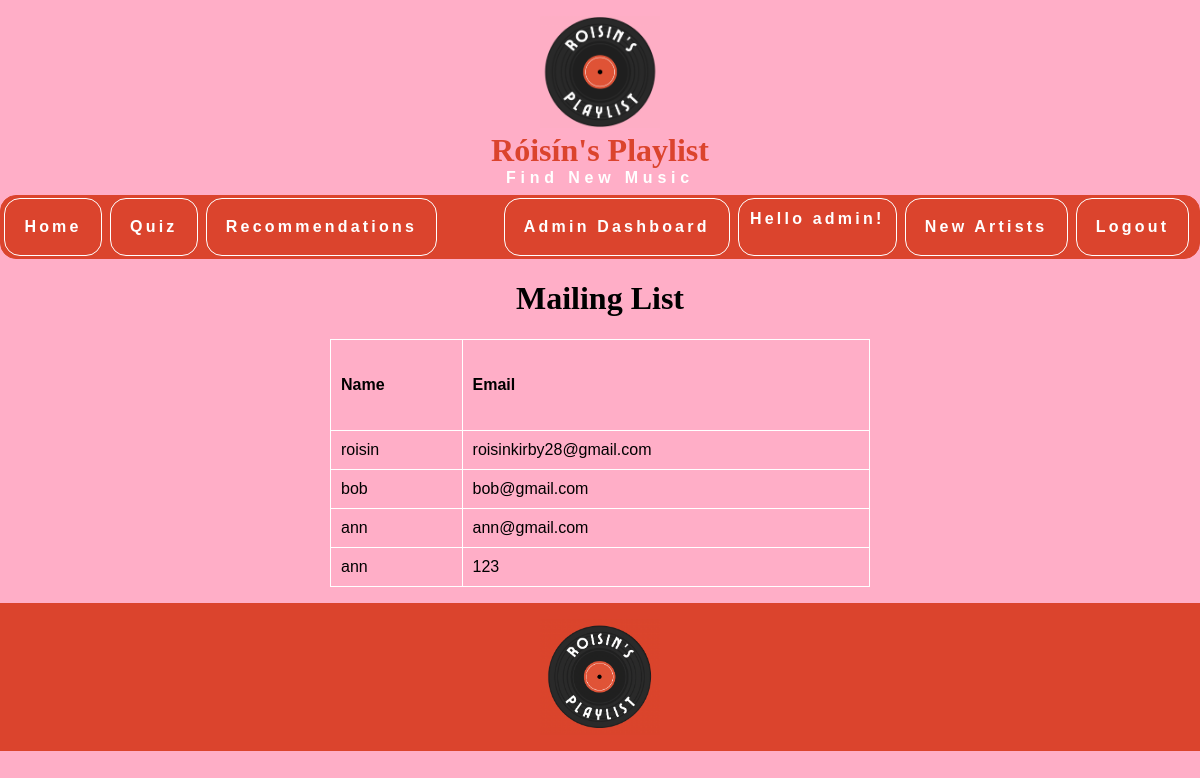
Screenshot of /view_mailinglist (signed in) with the database file from the repository.
### tables this page shows
CREATE TABLE mailinglist
( id  INTEGER PRIMARY KEY AUTOINCREMENT,
name TEXT NOT NULL,
email  TEXT NOT NULL);

### ca1/app.py (the view)
@app.route("/view_mailinglist")
@admin_required
def view_mailinglist():
    db = get_db()
    emails= db.execute("""SELECT * FROM mailinglist;""").fetchall()
    return render_template("view_mailinglist.html", emails=emails)

### ca1/app.py (called while the page is built)
@app.before_request
def load_logged_in_user():
    g.user= session.get("user_id", None)

def admin_required(view):
    @wraps(view)
    def wrapped_view(**kwargs):
        if g.user != "admin":
            return redirect(url_for("login"))
        if g.user is None:
            return redirect(url_for("login"))
        return view(**kwargs)
    return wrapped_view

### ca1/database.py (called while the page is built)
def get_db():
    if "db" not in g:
        g.db = sqlite3.connect(DATABASE,
            detect_types=sqlite3.PARSE_DECLTYPES
        )
        g.db.row_factory = sqlite3.Row
    return g.db

### ca1/templates/view_mailinglist.html
{% extends "base.html" %}
{% block main_content %}
<main>
<h1>Mailing List</h1>
<table>
    <tr>
        <th>Name</th>
        <th>Email</th>
    </tr>
    {% for email in emails %}
        <tr>
            <td>{{ email["name"] }} </td>
            <td>{{ email["email"] }} </td>
        </tr>
{% endfor %}
</table>
</main>
{% endblock %}

### ca1/static/styles.css (style rules this page uses)
:root { font-size: 16px; font-family: 'Overpass', sans-serif; --bgcolor: #FFAEC7; --main-color:#DB442D; --alt-color:white; }
html { background-color: var(--bgcolor); }
body { background-color: var(--bgcolor); margin: 0; }
main h1 { text-align: center; font-family: 'PT Serif', serif; }
table { border: 1px solid white; border-radius: 1rem; border-collapse: collapse; margin-left: auto; margin-right: auto; width: 45%; margin-bottom: 1rem; }
th { height: 70px; }
table, th, td { border: 1px solid white; border-radius: 1rem; }
th, td { padding: 10px; text-align: left; }

### rows the page displays
mailinglist: name "roisin", email "roisinkirby28@gmail.com"
mailinglist: name "bob", email "bob@gmail.com"
mailinglist: name "ann", email "ann@gmail.com"
mailinglist: name "ann", email "123"

### other values shown
{{ g.user }} "admin"
